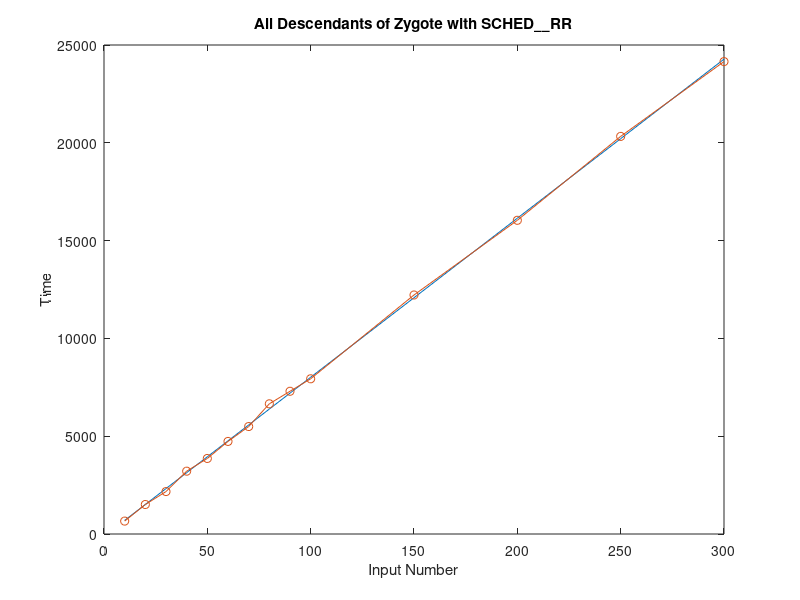

This chart was generated by the following MATLAB code:
x = [10 20 30 40 50 60 70 80 90 100 150 200 250 300]
y = [659.8
1508.0
2169.4
3211.8
3862.6
4733.2
5493.8
6656.2
7296.6
7935.2
12219.2
16038.4
20327.6
24152.2
];


x0 = [10 20 30 40 50 60 70 80 90 100 150 200 250 300]
y0 =   81.31.*x0    -117
plot(x0,y0,x,y,'o-')
xlabel('Input Number')
ylabel('Time')
title('All Descendants of Zygote with SCHED__RR')